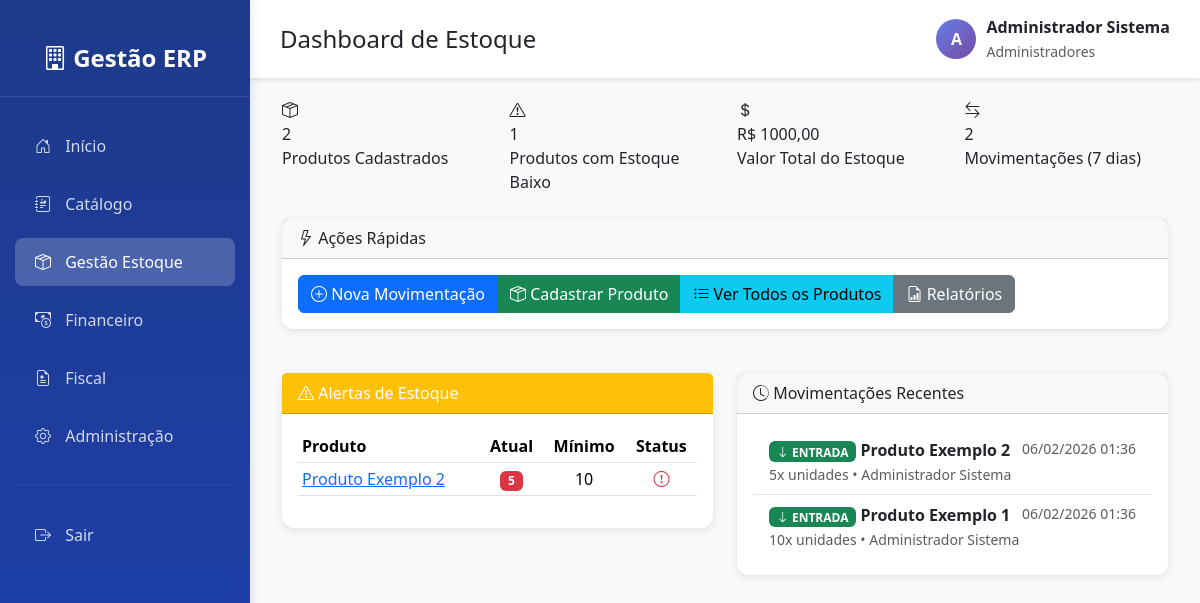
The app's page /estoque/ (signed in), older data.
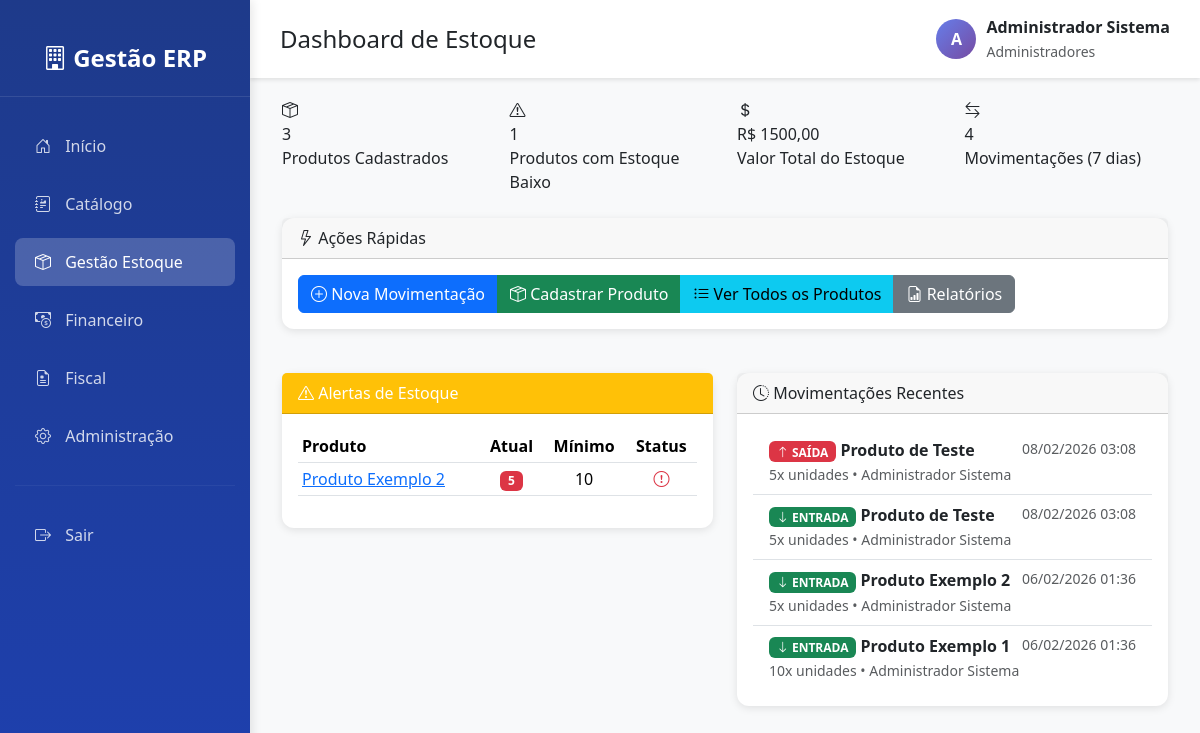
The same page, newer data.
### estoque/models.py (models this page shows, shortened)
class Produto(models.Model):
    nome = models.CharField(
        max_length=200,
        verbose_name="Nome do Produto",
        help_text="Nome completo do produto"
    )
    descricao = models.TextField(
        blank=True,
        null=True,
        verbose_name="Descrição",
        help_text="Descrição detalhada do produto (opcional)"
    )
    preco_custo = models.DecimalField(
        max_digits=10,
        decimal_places=2,
        validators=[MinValueValidator(Decimal('0.01'))],
        verbose_name="Preço de Custo",
        help_text="Valor pago pelo produto (custo de aquisição)"
    )
    preco_venda = models.DecimalField(
        max_digits=10,
        decimal_places=2,
        validators=[MinValueValidator(Decimal('0.01'))],
        verbose_name="Preço de Venda",
        help_text="Valor de venda do produto ao cliente"
    )
    estoque_atual = models.IntegerField(
        default=0,
        validators=[MinValueValidator(0)],
        verbose_name="Estoque Atual",
        help_text="Quantidade disponível em estoque"
    )
    estoque_minimo = models.IntegerField(
        default=10,
        validators=[MinValueValidator(0)],
        verbose_name="Estoque Mínimo",
        help_text="Quantidade mínima para alerta de reposição"
    )
    estoque_maximo = models.IntegerField(
        default=100,
        validators=[MinValueValidator(0)],
        verbose_name="Estoque Máximo",
        help_text="Quantidade máxima recomendada em estoque"
    )
    sku = models.CharField(
        max_length=100,
        blank=True,
        null=True,
        unique=True,
        verbose_name="SKU (Código Interno)",
        help_text="Código único para identificação do produto na empresa"
    )
    ncm = models.CharField(
        max_length=10,
        blank=True,
        null=True,
        verbose_name="NCM (Nomenclatura Comum do Mercosul)",
        help_text="Código NCM com 8 dígitos. Ex: 12345678 - Obrigatório para NF-e"
    )
    cest = models.CharField(
        max_length=7,
        blank=True,
        null=True,
        verbose_name="CEST (Código Especificador da Substituição Tributária)",
        help_text="Código CEST com 7 dígitos (opcional). Ex: 1234567"
    )
    ean_gtin = models.CharField(
        max_length=14,
        blank=True,
        null=True,
        unique=True,
        verbose_name="EAN/GTIN (Código de Barras)",
        help_text="Código de barras EAN-13 ou EAN-14 com dígito verificador"
    )
    peso_kg = models.DecimalField(
        max_digits=10,
        decimal_places=3,
        blank=True,
        null=True,
        validators=[MinValueValidator(Decimal('0.001'))],
        verbose_name="Peso (kg)",
        help_text="Peso do produto em quilogramas (para cálculo de frete)"
    )
    altura_cm = models.DecimalField(
        max_digits=8,
        decimal_places=2,
        blank=True,
        null=True,
        validators=[MinValueValidator(Decimal('0.01'))],
        verbose_name="Altura (cm)",
        help_text="Altura do produto em centímetros"
    )
    largura_cm = models.DecimalField(
        max_digits=8,
        decimal_places=2,
        blank=True,
        null=True,
        validators=[MinValueValidator(Decimal('0.01'))],
        verbose_name="Largura (cm)",
        help_text="Largura do produto em centímetros"
    )
    profundidade_cm = models.DecimalField(
        max_digits=8,
        decimal_places=2,
        blank=True,
        null=True,
        validators=[MinValueValidator(Decimal('0.01'))],
        verbose_name="Profundidade (cm)",
        help_text="Profundidade do produto em centímetros"
    )
    volume_m3 = models.DecimalField(
        max_digits=10,
        decimal_places=6,
        blank=True,
        null=True,
        verbose_name="Volume (m³)",
        help_text="Volume do produto em metros cúbicos (calculado automaticamente)"
    )
    localizacao_estoque = models.CharField(
        max_length=100,
        blank=True,
        null=True,
        verbose_name="Localização no Estoque",
        help_text="Ex: Corredor A, Estante 2, Prateleira 3, Caixa 5"
    )
    categoria = models.CharField(
        max_length=100,
        blank=True,
        null=True,
        verbose_name="Categoria do Produto",
        help_text="Ex: Eletrônicos, Vestuário, Alimentos"
    )
    subcategoria = models.CharField(
        max_length=100,
        blank=True,
        null=True,
        verbose_name="Subcategoria",
        help_text="Ex: Notebooks, Camisetas, Bebidas"
    )
    marca = models.CharField(
        max_length=100,
        blank=True,
        null=True,
        verbose_name="Marca do Produto",
        help_text="Marca ou fabricante do produto"
    )
    fornecedor = models.ForeignKey(
        'fornecedores.Fornecedor',
        on_delete=models.SET_NULL,
        null=True,
        blank=True,
        related_name='produtos',
        verbose_name="Fornecedor Principal",
        help_text="Fornecedor padrão para reposição de estoque"
    )
    icms_aliquota = models.DecimalField(
        max_digits=5,
        decimal_places=2,
        default=0,
        verbose_name="Alíquota ICMS (%)",
        help_text="Percentual de ICMS aplicável (ex: 18.00)"
    )
    ipi_aliquota = models.DecimalField(
        max_digits=5,
        decimal_places=2,
        default=0,
        verbose_name="Alíquota IPI (%)",
        help_text="Percentual de IPI aplicável (ex: 15.00)"
    )
    pis_aliquota = models.DecimalField(
        max_digits=5,
        decimal_places=2,
        default=0,
        verbose_name="Alíquota PIS (%)",
        help_text="Percentual de PIS aplicável"
    )
    cofins_aliquota = models.DecimalField(
        max_digits=5,
        decimal_places=2,
        default=0,
        verbose_name="Alíquota COFINS (%)",
        help_text="Percentual de COFINS aplicável"
    )
    imagem = models.ImageField(
        upload_to='produtos/',
        blank=True,
        null=True,
        verbose_name="Imagem do Produto",
        help_text="Foto do produto para o catálogo de vendedores"
    )
    visivel_catalogo = models.BooleanField(
        default=True,
        verbose_name="Visível no Catálogo de Vendedores",
        help_text="Se marcado, o produto aparecerá no catálogo para consulta de vendedores"
    )
    ativo = models.BooleanField(
        default=True,
        verbose_name="Produto Ativo",
        help_text="Indica se o produto está disponível para movimentação"
    )
    usuario_criacao = models.ForeignKey(
        User,
        on_delete=models.PROTECT,
        related_name='produtos_criados',
        default=1,
        verbose_name="Criado por",
        help_text="Usuário que cadastrou o produto"
    )
    data_criacao = models.DateTimeField(
        auto_now_add=True,
        verbose_name="Data de Criação"
    )
    usuario_modificacao = models.ForeignKey(
        User,
        on_delete=models.PROTECT,
        related_name='produtos_modificados',
        null=True,
        blank=True,
        verbose_name="Modificado por",
        help_text="Último usuário que modificou o produto"
    )
    data_modificacao = models.DateTimeField(
        auto_now=True,
        verbose_name="Data de Modificação"
    )
    class Meta:
        verbose_name = "Produto"
        verbose_name_plural = "Produtos"
        ordering = ['nome']
        indexes = [
            models.Index(fields=['sku']),
            models.Index(fields=['ncm']),
            models.Index(fields=['ean_gtin']),
            models.Index(fields=['categoria']),
            models.Index(fields=['visivel_catalogo', 'ativo']),
        ]
    def valor_total_estoque(self):
        return self.preco_custo * self.estoque_atual

class MovimentacaoEstoque(models.Model):
    TIPO_MOVIMENTACAO = (
        ('ENTRADA', 'Entrada'),  # Compra, devolução de cliente, etc.
        ('SAIDA', 'Saída'),      # Venda, perda, devolução ao fornecedor, etc.
    )
    produto = models.ForeignKey(
        Produto,
        on_delete=models.PROTECT,  # Não permite deletar produto com movimentações
        related_name='movimentacoes',
        verbose_name="Produto"
    )
    tipo = models.CharField(
        max_length=7,
        choices=TIPO_MOVIMENTACAO,
        verbose_name="Tipo de Movimentação"
    )
    quantidade = models.IntegerField(
        validators=[MinValueValidator(1)],
        verbose_name="Quantidade",
        help_text="Quantidade de itens movimentados"
    )
    valor_unitario = models.DecimalField(
        max_digits=10,
        decimal_places=2,
        validators=[MinValueValidator(Decimal('0.01'))],
        verbose_name="Valor Unitário",
        help_text="Valor unitário do produto nesta movimentação"
    )
    observacao = models.TextField(
        blank=True,
        null=True,
        verbose_name="Observação",
        help_text="Informações adicionais sobre a movimentação"
    )
    usuario = models.ForeignKey(
        User,
        on_delete=models.PROTECT,
        related_name='movimentacoes_estoque',
        default=1,
        verbose_name="Responsável",
        help_text="Usuário que realizou a movimentação"
    )
    data_movimentacao = models.DateTimeField(
        auto_now_add=True,
        verbose_name="Data da Movimentação"
    )
    class Meta:
        verbose_name = "Movimentação de Estoque"
        verbose_name_plural = "Movimentações de Estoque"
        ordering = ['-data_movimentacao']  # Mais recentes primeiro
        indexes = [
            models.Index(fields=['produto', '-data_movimentacao']),
            models.Index(fields=['tipo', '-data_movimentacao']),
        ]

### estoque/views.py (the view)
# urls.py: path('', views.dashboard_estoque, name='dashboard'),
@login_required
def dashboard_estoque(request):
    produtos = Produto.objects.filter(ativo=True)
    total_produtos = produtos.count()
    produtos_estoque_baixo = produtos.filter(
        estoque_atual__lt=models.F('estoque_minimo')
    ).count()
    valor_total_estoque = sum(
        produto.valor_total_estoque() for produto in produtos
    )
    data_limite = datetime.now() - timedelta(days=7)
    movimentacoes_recentes = MovimentacaoEstoque.objects.filter(
        data_movimentacao__gte=data_limite
    ).select_related('produto', 'usuario')[:10]
    produtos_alerta = produtos.filter(
        estoque_atual__lt=models.F('estoque_minimo')
    ).order_by('estoque_atual')[:5]
    context = {
        'total_produtos': total_produtos,
        'produtos_estoque_baixo': produtos_estoque_baixo,
        'valor_total_estoque': valor_total_estoque,
        'movimentacoes_recentes': movimentacoes_recentes,
        'produtos_alerta': produtos_alerta,
    }
    return render(request, 'estoque/dashboard.html', context)

### templates/estoque/dashboard.html (shortened to what the changed rows need)
{% extends 'base.html' %}
{% block content %}
<div class="container-fluid">
    <div class="row mb-4">
        <div class="col-md-6 col-lg-3">
            <div class="stat-card primary position-relative">
                <i class="bi bi-box-seam stat-icon"></i>
                <div class="stat-value">{{ total_produtos }}</div>
                <div class="stat-label">Produtos Cadastrados</div>
            </div>
        </div>
        <div class="col-md-6 col-lg-3">
            <div class="stat-card info position-relative">
                <i class="bi bi-currency-dollar stat-icon"></i>
                <div class="stat-value">R$ {{ valor_total_estoque|floatformat:2 }}</div>
                <div class="stat-label">Valor Total do Estoque</div>
            </div>
        </div>
        <div class="col-md-6 col-lg-3">
            <div class="stat-card success position-relative">
                <i class="bi bi-arrow-left-right stat-icon"></i>
                <div class="stat-value">{{ movimentacoes_recentes|length }}</div>
                <div class="stat-label">Movimentações (7 dias)</div>
            </div>
        </div>
    </div>
    <div class="row">
        <div class="col-lg-6 mb-4">
            <div class="card">
                <div class="card-body">
                    {% if produtos_alerta %}
                    <div class="table-responsive">
                        <table class="table table-sm">
                            <thead>
                                <tr>
                                    <th>Produto</th>
                                    <th class="text-center">Atual</th>
                                    <th class="text-center">Mínimo</th>
                                    <th class="text-center">Status</th>
                                </tr>
                            </thead>
                            <tbody>
                                {% for produto in produtos_alerta %}
                                <tr>
                                    <td>
                                        <a href="{% url 'estoque:detalhes_produto' produto.id %}">
                                            {{ produto.nome }}
                                        </a>
                                    </td>
                                    <td class="text-center">
                                        <span class="badge bg-danger">{{ produto.estoque_atual }}</span>
                                    </td>
                                    <td class="text-center">{{ produto.estoque_minimo }}</td>
                                    <td class="text-center">
                                        <i class="bi bi-exclamation-circle text-danger"></i>
                                    </td>
                                </tr>
                                {% endfor %}
                            </tbody>
                        </table>
                    </div>
                    {% else %}
                    <div class="text-center text-muted py-4">
                        <i class="bi bi-check-circle fs-1"></i>
                        <p class="mb-0">Nenhum produto com estoque baixo</p>
                    </div>
                    {% endif %}
                </div>
            </div>
        </div>
        <div class="col-lg-6 mb-4">
            <div class="card">
                <div class="card-body">
                    {% if movimentacoes_recentes %}
                    <div class="list-group list-group-flush">
                        {% for mov in movimentacoes_recentes %}
                        <div class="list-group-item">
                            <div class="d-flex justify-content-between align-items-start">
                                <div>
                                    <span class="badge {% if mov.tipo == 'ENTRADA' %}bg-success{% else %}bg-danger{% endif %}">
                                        {% if mov.tipo == 'ENTRADA' %}
                                        <i class="bi bi-arrow-down"></i> ENTRADA
                                        {% else %}
                                        <i class="bi bi-arrow-up"></i> SAÍDA
                                        {% endif %}
                                    </span>
                                    <strong>{{ mov.produto.nome }}</strong>
                                    <br>
                                    <small class="text-muted">
                                        {{ mov.quantidade }}x unidades •
                                        {{ mov.usuario.get_full_name|default:mov.usuario.username }}
                                    </small>
                                </div>
                                <small class="text-muted">
                                    {{ mov.data_movimentacao|date:"d/m/Y H:i" }}
                                </small>
                            </div>
                        </div>
                        {% endfor %}
                    </div>
                    {% else %}
                    <div class="text-center text-muted py-4">
                        <i class="bi bi-inbox fs-1"></i>
                        <p class="mb-0">Nenhuma movimentação recente</p>
                    </div>
                    {% endif %}
                </div>
            </div>
        </div>
    </div>
</div>
{% endblock %}

Row changes from the older to the newer data that the page shows:
added MovimentacaoEstoque: tipo "SAIDA" (drawn), produto.nome "Produto de Teste", quantidade "5", usuario.get_full_name "Administrador Sistema", data_movimentacao "08/02/2026 03:08"
added MovimentacaoEstoque: tipo "ENTRADA" (drawn), produto.nome "Produto de Teste", quantidade "5", usuario.get_full_name "Administrador Sistema", data_movimentacao "08/02/2026 03:08"
Text that changed along with them:
{{ total_produtos }}: "2" → "3"
{{ valor_total_estoque|floatformat:2 }}: "1000,00" → "1500,00"
{{ movimentacoes_recentes|length }}: "2" → "4"
